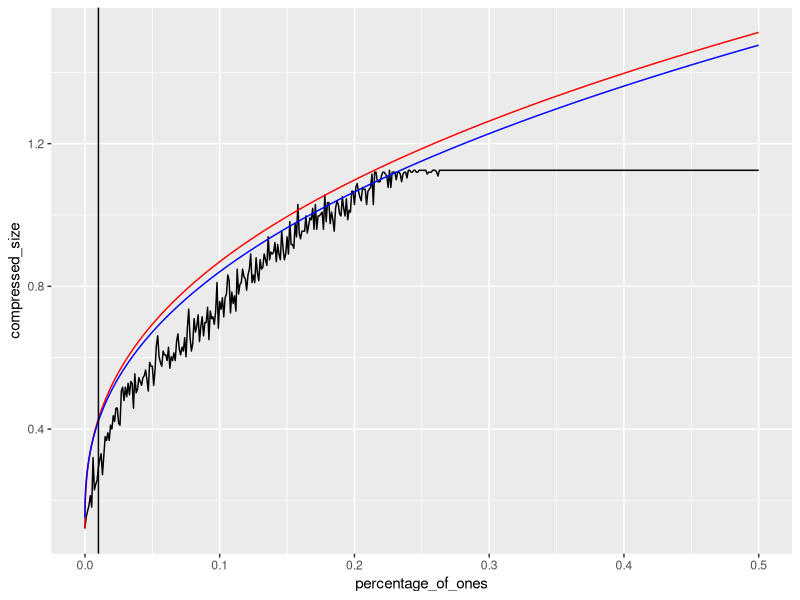

This figure's R source:
library(ggplot2)
library(dplyr)

df <- read.csv("compression_dataset_small.csv")
df$compressed_size <- df$compressed_size / df$data_size
df$percentage_of_ones <- df$percentage_of_ones
test_data_size = 1500

# df <- df %>% 
#     mutate(compressed_size = rowMeans(cbind(lag(compressed_size), compressed_size, lead(compressed_size)), na.rm = T))
# df <- df %>% 
#     mutate(compressed_size = rowMeans(cbind(lag(compressed_size), compressed_size, lead(compressed_size)), na.rm = T))
# df <- df %>% 
#     mutate(compressed_size = rowMeans(cbind(lag(compressed_size), compressed_size, lead(compressed_size)), na.rm = T))
# df <- df %>% 
#     mutate(compressed_size = rowMeans(cbind(lag(compressed_size), compressed_size, lead(compressed_size)), na.rm = T))
# df <- df %>% 
#     mutate(compressed_size = pmax(compressed_size, lead(compressed_size), lead(compressed_size, n = 2), na.rm = T))
# 
# df <- df %>% 
#     mutate(compressed_size = pmax(compressed_size, lead(compressed_size), lead(compressed_size, n = 2), na.rm = T))
# 
# df <- df %>% 
#     mutate(compressed_size = pmax(compressed_size, lead(compressed_size), lead(compressed_size, n = 2), na.rm = T))
# 
# df <- df %>% 
#     mutate(compressed_size = pmax(compressed_size, lead(compressed_size), lead(compressed_size, n = 2), na.rm = T))
# 
# df <- df %>% 
#     mutate(compressed_size = pmax(compressed_size, lead(compressed_size), lead(compressed_size, n = 2), na.rm = T))
# 
# df <- df %>% 
#     mutate(compressed_size = pmax(compressed_size, lead(compressed_size), lead(compressed_size, n = 2), na.rm = T))
# 
# df <- df %>% 
#     mutate(compressed_size = pmax(compressed_size, lead(compressed_size), lead(compressed_size, n = 2), na.rm = T))


df1 <- df %>%
    filter(data_size == test_data_size)

df2 <- df %>%
    filter(percentage_of_ones == 0.5)

x <- seq(0, 0.5, length.out = 10000)
y <- 2.4274572 * x^0.3849364 * test_data_size^-0.0395816 + 180.07035/test_data_size
#y_global <- (2.4274572 * x^0.3849364 - 0.1690710) * test_data_size^-0.0395816
y_global <- 2.318468 * x^0.405595 * test_data_size^-0.038066 + 226.678704/test_data_size

gg1 <- ggplot(df1, aes(x = percentage_of_ones, y = compressed_size)) +
    geom_line() +
    geom_line(data = data.frame(x, y), aes(x = x, y = y), color='red') +
    geom_line(data = data.frame(x, y_global), aes(x = x, y = y_global), color='blue') +
    #geom_smooth(method = "nls", method.args = list(start=c(a = 2, b = 0.2, c = 0)),
    #            formula = y~a*x^b + c, se = FALSE, size = 0.8) + 
    geom_vline(xintercept = 0.01)

gg2 <- ggplot(df2, aes(x = data_size, y = compressed_size)) +
    geom_line() +
    geom_smooth(method = "nls", method.args = list(start=c(a = 1, b = 0)),
                formula = y~a/x + b, se = FALSE, size = 0.8)

print(gg1)

df <- df %>% filter(data_size >= 180) %>% filter(data_size <= 1500) %>% filter(percentage_of_ones <= 0.16)
model <- nls(formula = compressed_size ~ a * percentage_of_ones^b * data_size^c + d/data_size, data = df, start=list(a = 8, b = .3, c = -.2, d = 100))
print(summary(model))

#print(1.628923*df$percentage_of_ones^0.348981 - 0.210933)
